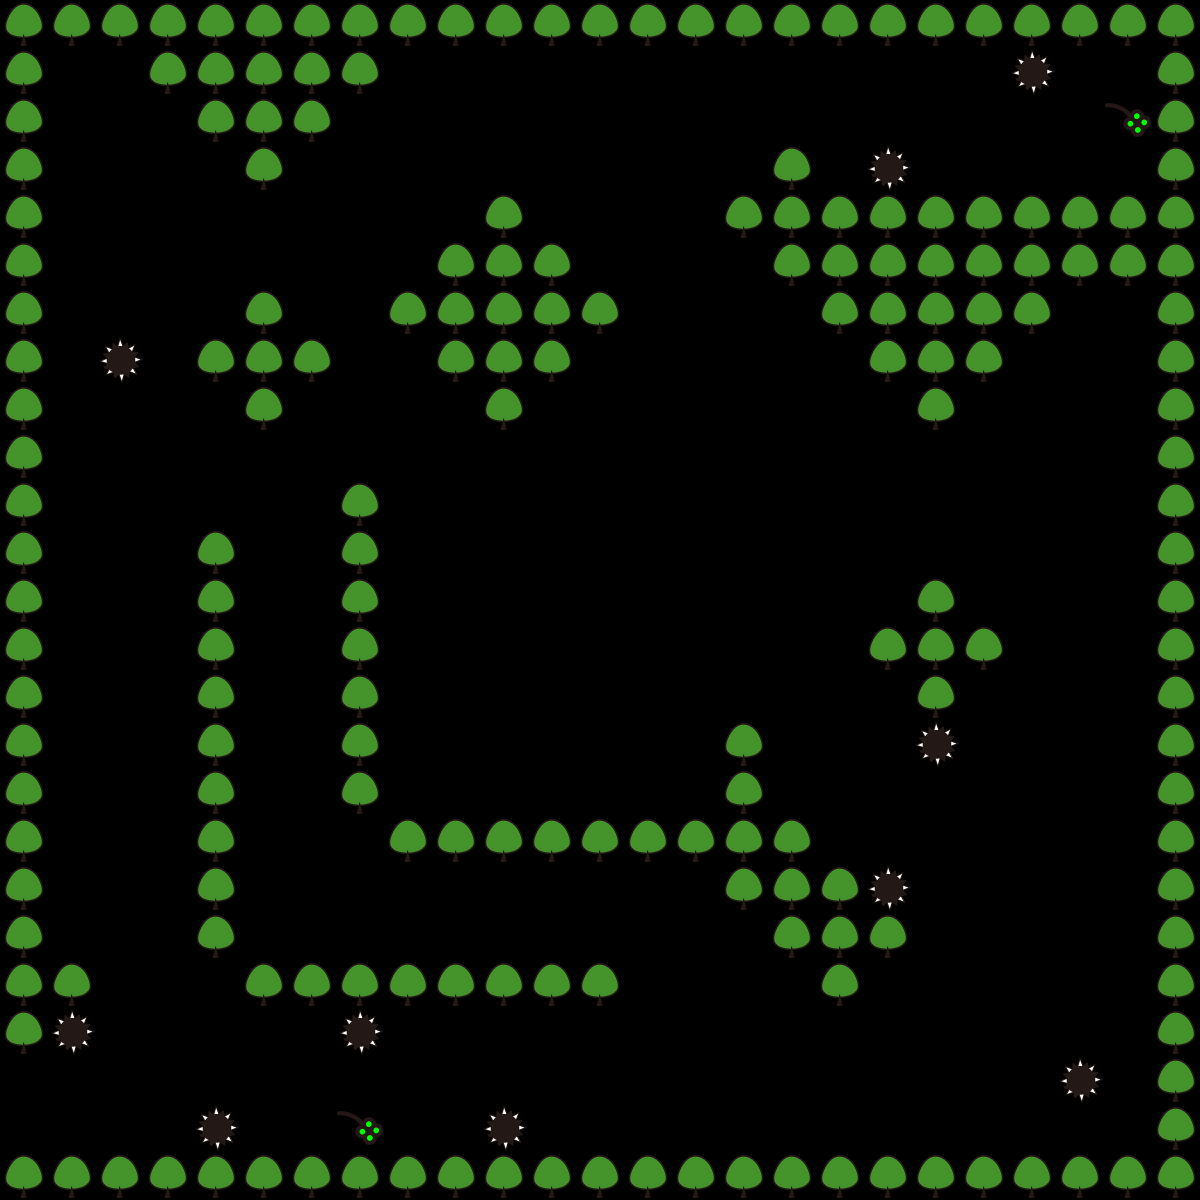

Below is a game level as drawn by its tile map, then a one-line description and the .tmx that defines it (tile-layer data replaced by summaries):
An orthogonal 25x25 tile map with 48x48 px tiles, 2 tile layers (Terrain, Object), 2 tilesets.

<map version="1.0" orientation="orthogonal" renderorder="right-down" width="25" height="25" tilewidth="48" tileheight="48" nextobjectid="1">
 <tileset firstgid="1" source="object.tsx" />
 <tileset firstgid="6" source="terrain.tsx" />
 <layer name="Terrain" width="25" height="25">
  <data>[625 cells, 196 non-empty, 1 distinct tile ids]</data>
 </layer>
 <layer name="Object" width="25" height="25">
  <data>[625 cells, 12 non-empty, 2 distinct tile ids]</data>
 </layer>
</map>
